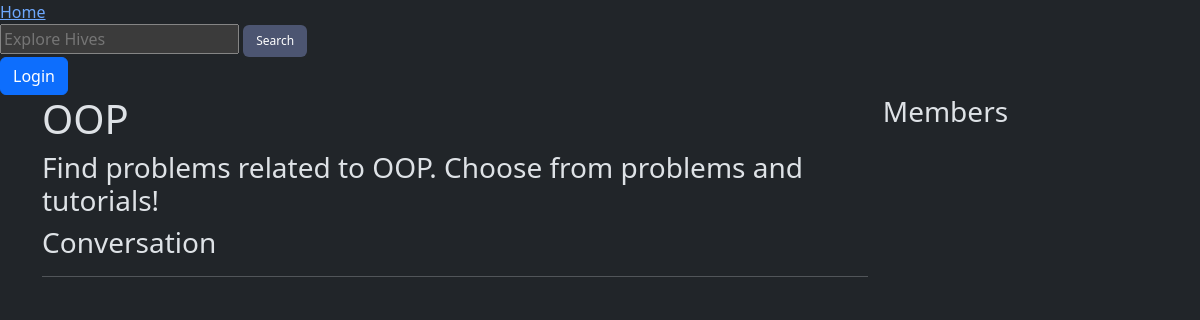
The app's page /hive/1/, older data.
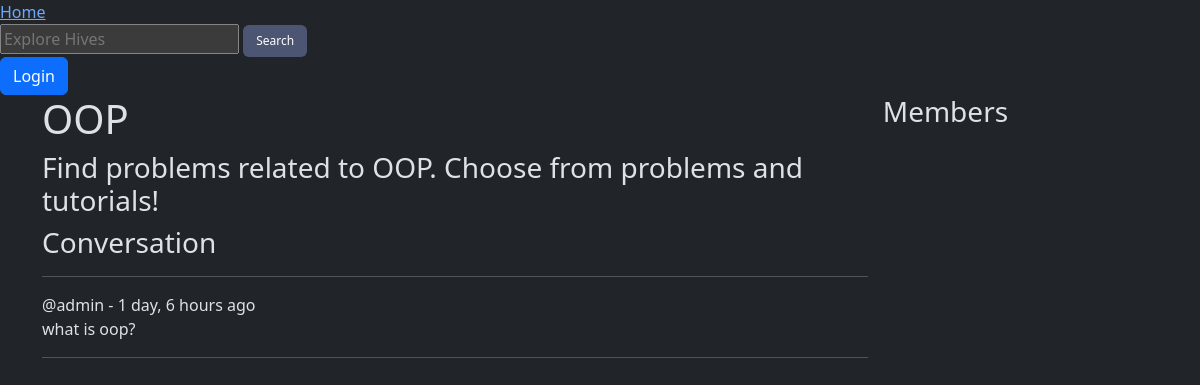
The same page, newer data.
### home/models.py (models this page shows, shortened)
class Hive(models.Model):
  creator = models.ForeignKey(User, on_delete=models.SET_NULL, null=True)
  topic = models.ForeignKey(Topic, on_delete=models.SET_NULL, null=True)
  buzz = models.CharField(max_length=150)
  details = models.TextField(null=True, blank=True)
  members = models.ManyToManyField(User, related_name='members', blank=True)
  updated = models.DateTimeField(auto_now=True) #auto timestamp
  created_at = models.DateTimeField(auto_now_add=True)
  class Meta:
    ordering = ['-updated', '-created_at']

class Message(models.Model):
  user = models.ForeignKey(User, on_delete=models.CASCADE)
  hive = models.ForeignKey(Hive, on_delete=models.CASCADE) #delete all msgs with the room
  body = models.TextField()
  updated = models.DateTimeField(auto_now=True) #auto timestamp
  created_at = models.DateTimeField(auto_now_add=True)

### home/views.py (the view, shortened to what this page needs)
# urls.py: path('hive/<str:pk>/', views.hive, name="hive"),
def hive(request, pk):
  hive = Hive.objects.get(id=pk)
  chats = hive.message_set.all().order_by('-created_at')  # get all messages for that hive
  title = f"{hive.buzz} - Hive"
  members = hive.members.all()
  context = {
    'hive': hive,
    'chats': chats,
    'title': title,
    'members': members,
  }
  return render(request, 'home/hive.html', context)

### home/templates/home/hive.html (shortened to what this page needs)
{% extends 'main.html' %}
{% block content %}
<div class="container">
  <div class="row">
  <h1>{{hive.buzz}}</h1>
  <h3>{{hive.details}}</h3>
  <div class="chat-w ">
    <h3>Conversation</h3>
    <hr />
    {% for chat in chats %}
    <div>
      <span>@{{chat.user}} - {{chat.created_at | timesince}} ago</span>
      <p>{{chat.body}}</p>
      <hr />
    </div>
    {% endfor %}
  </div>
</div>
  <div class="">
    <h3>Members</h3>
  </div>
</div>
{% endblock %}

### templates/main.html (shortened to what this page needs)
{% load static %}
<!DOCTYPE html>
<html lang="en">
<head>
  <link href="https://cdn.jsdelivr.net/npm/bootstrap@5.3.3/dist/css/bootstrap.min.css" rel="stylesheet">
</head>
<body data-bs-theme="dark">
  {% include 'navbar.html' %}
  {% block content %}
  {% endblock %}
</body>
</html>

### templates/navbar.html
<a href="/">Home</a>
<form method="GET" action="{% url 'homepage' %}">
  <input type="text" name="q" placeholder="Explore Hives">
  <button
  type="submit"
  class="btn"
  style="background-color: #4c5571; color:white; :hover{background-color: #3d4763;} --bs-btn-padding-y: .5rem; --bs-btn-padding-x: .75rem; --bs-btn-font-size: .75rem;">
    Search
  </button>
</form>
{% if request.user.is_authenticated%}
  <a href="{% url 'logout' %} " class="btn btn-primary">Logout</a>
  <h3>Welcome {{request.user}}</h3>
{% else %}
  <a href="{% url 'login' %}" class="btn btn-primary">Login</a>
{% endif %}

### home/templates/home/hive.html (style rules this page uses)
.container { display: grid; grid-template-columns: 3fr 1fr; gap: 15px; }

Row changes from the older to the newer data that the page shows:
added Message: user "admin", created_at "1 day, 6 hours", body "what is oop?"
